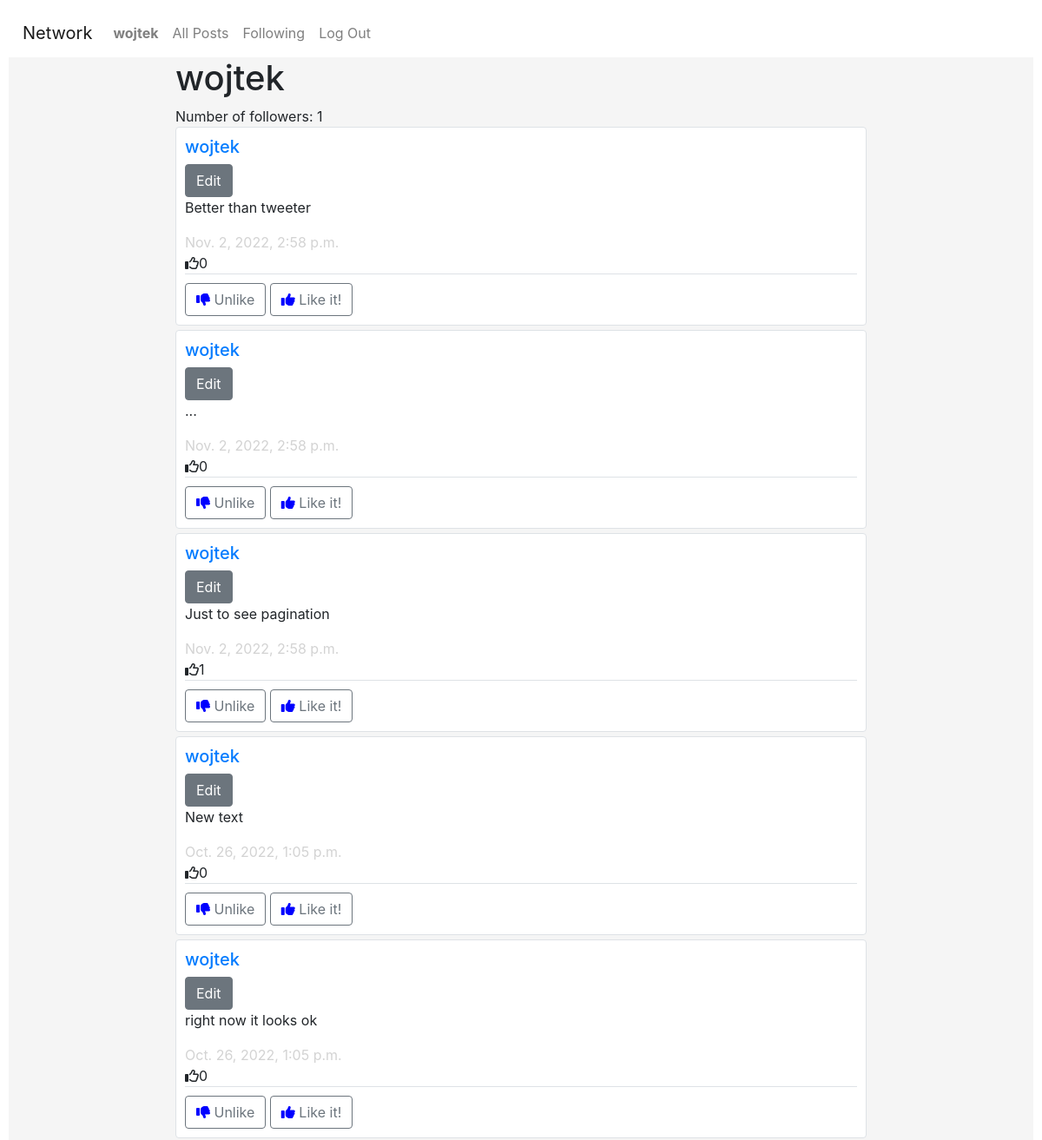
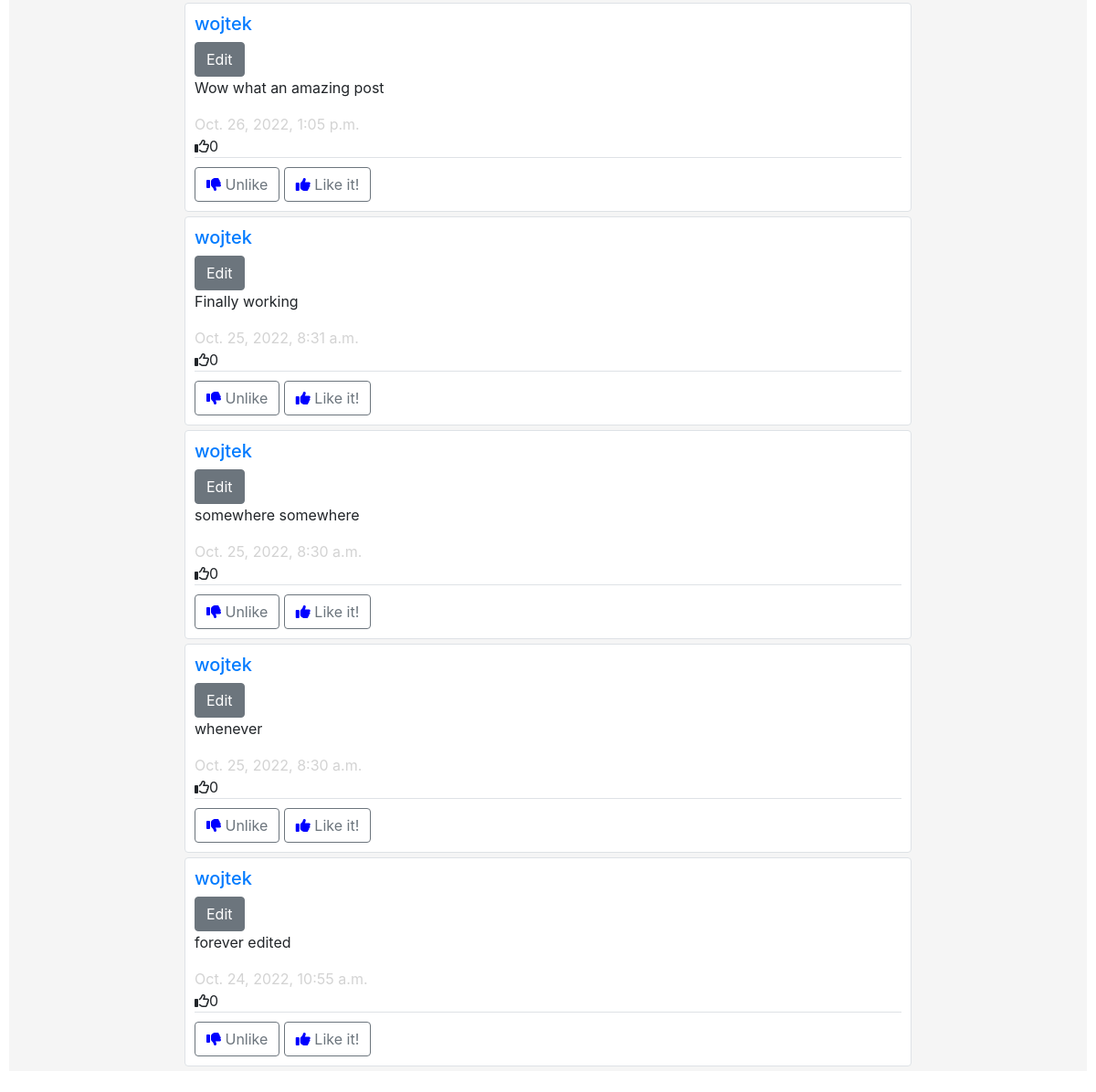
/profile/wojtek (signed in), run on an earlier commit of the app's database (2 pictures, top to bottom).
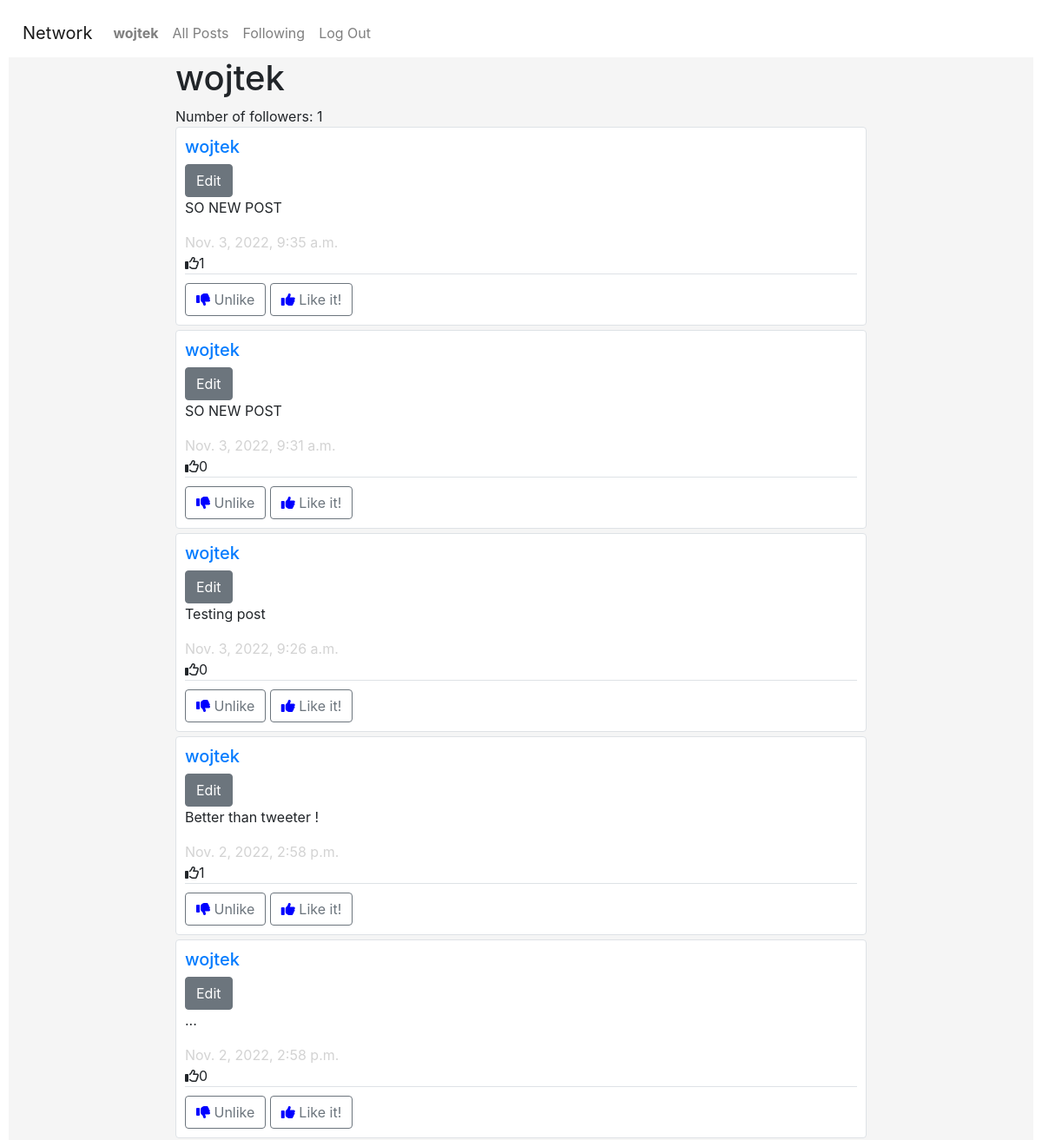
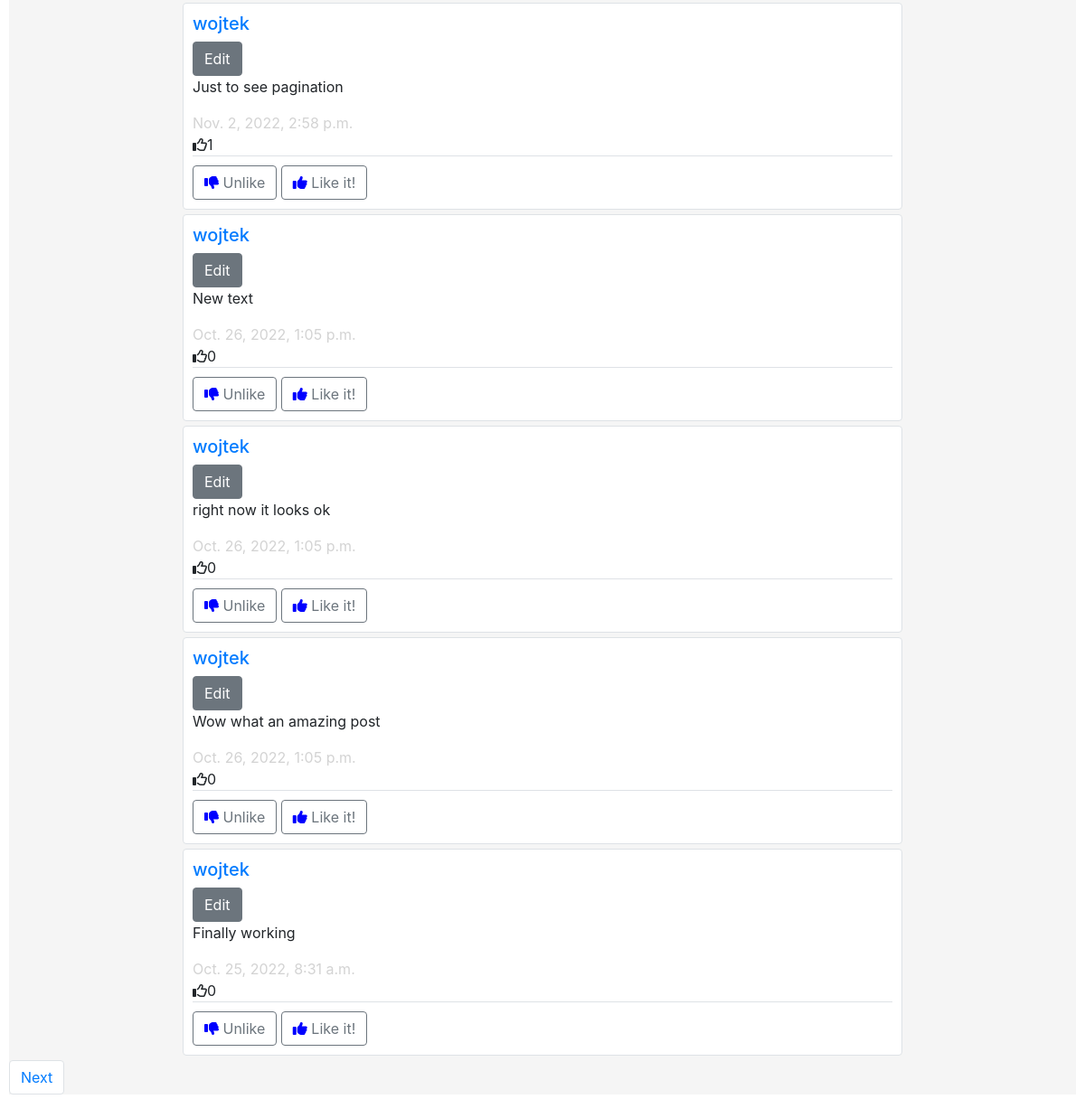
And on a later commit of the database (2 pictures, top to bottom).
### network/models.py (models this page shows, shortened)
class Post(models.Model):
    author = models.ForeignKey(User, on_delete=models.CASCADE)
    body = models.CharField(max_length = 1024)
    time_stamp = models.DateTimeField(auto_now_add = True)
    likes = models.PositiveIntegerField(default = 0)

class User(AbstractUser):
    pass
    number_followers = models.IntegerField(default = 0)
    def __str__(self):
        return self.username

### network/views.py (the view)
# urls.py: path("profile/<str:user>", views.profile, name="profile"),
def profile(request,user):
    flag = True
    author = User.objects.get(username = user)
    followings = request.user.followings.all()
    for following in followings:
        if following.followed == author:
            flag = False
    followers = author.followers.count()
    author.number_followers = followers
    author.save()
    posts = Post.objects.filter(author = author).order_by('-time_stamp')
    pagin = Paginator(posts, 10)
    page_number = request.GET.get('page')
    page_obj = pagin.get_page(page_number)
    user = request.user
    liked = Like.objects.filter(liker = user)
    liked_posts = []
    for like in liked:
        liked_posts.append(like.liked_post)
    return render(request, "network/profile.html", {
        'posts':page_obj,
        'author': author,
        'flag': flag,
        'liked_posts': liked_posts
    })

### network/templates/network/profile.html (shortened to what this page needs)
{% extends "network/layout.html" %}
{% block body %}
    <div class="container">
    <h1>{{author.username}}</h1>
    <span>Number of followers: {{ author.number_followers }}</span>
    {% for post in posts %}
    <div class="border rounded post">
        <h5><a href = "{% url 'profile' post.author %}" class="link-secondary">{{post.author}}</a></h5>
        {% if post.author == user %}
        <button class="btn btn-secondary" id={{post.id}} >Edit</button>
        {% endif %}
        <p class="post_body" id="body{{post.id}}">{{post.body}}</p>
        <span id="timestamp">{{post.time_stamp}}</span><br>
        <i class="fa-regular fa-thumbs-up"></i><span id="likes" data-index={{post.id}}>{{post.likes}}</span>
        <div class="border-top like_div">
            <button  data-index={{post.id}} id="unlike" class="btn btn-outline-secondary"><i class="fa fa-thumbs-down"></i> Unlike </button>
            <button  data-index={{post.id}} id="like" class="btn btn-outline-secondary"><i class="fa fa-thumbs-up"></i> Like it! </button>
        </div>
    </div>
    {%endfor%}
    </div>
    <ul class="pagination">
        {% if posts.has_next %}
        <li class="page-item"><a class="page-link" href="?page={{ posts.next_page_number }}">Next</a></li>
        {% endif %}
    </ul>
{% endblock %}

What changed in the data, as far as the page shows it:
no longer on this page (row unchanged): Post: author "wojtek", body "somewhere somewhere", time_stamp "Oct. 25, 2022, 8:30 a.m.", likes "0"
no longer on this page (row unchanged): Post: author "wojtek", body "whenever", time_stamp "Oct. 25, 2022, 8:30 a.m.", likes "0"
no longer on this page (row unchanged): Post: author "wojtek", body "forever edited", time_stamp "Oct. 24, 2022, 10:55 a.m.", likes "0"
added Post: author "wojtek", body "SO NEW POST", time_stamp "Nov. 3, 2022, 9:35 a.m.", likes "1"
added Post: author "wojtek", body "SO NEW POST", time_stamp "Nov. 3, 2022, 9:31 a.m.", likes "0"
added Post: author "wojtek", body "Testing post", time_stamp "Nov. 3, 2022, 9:26 a.m.", likes "0"
changed Post: body "Better than tweeter" → "Better than tweeter !"; likes "0" → "1"
Also different on the page:
text now shown: "Next"
